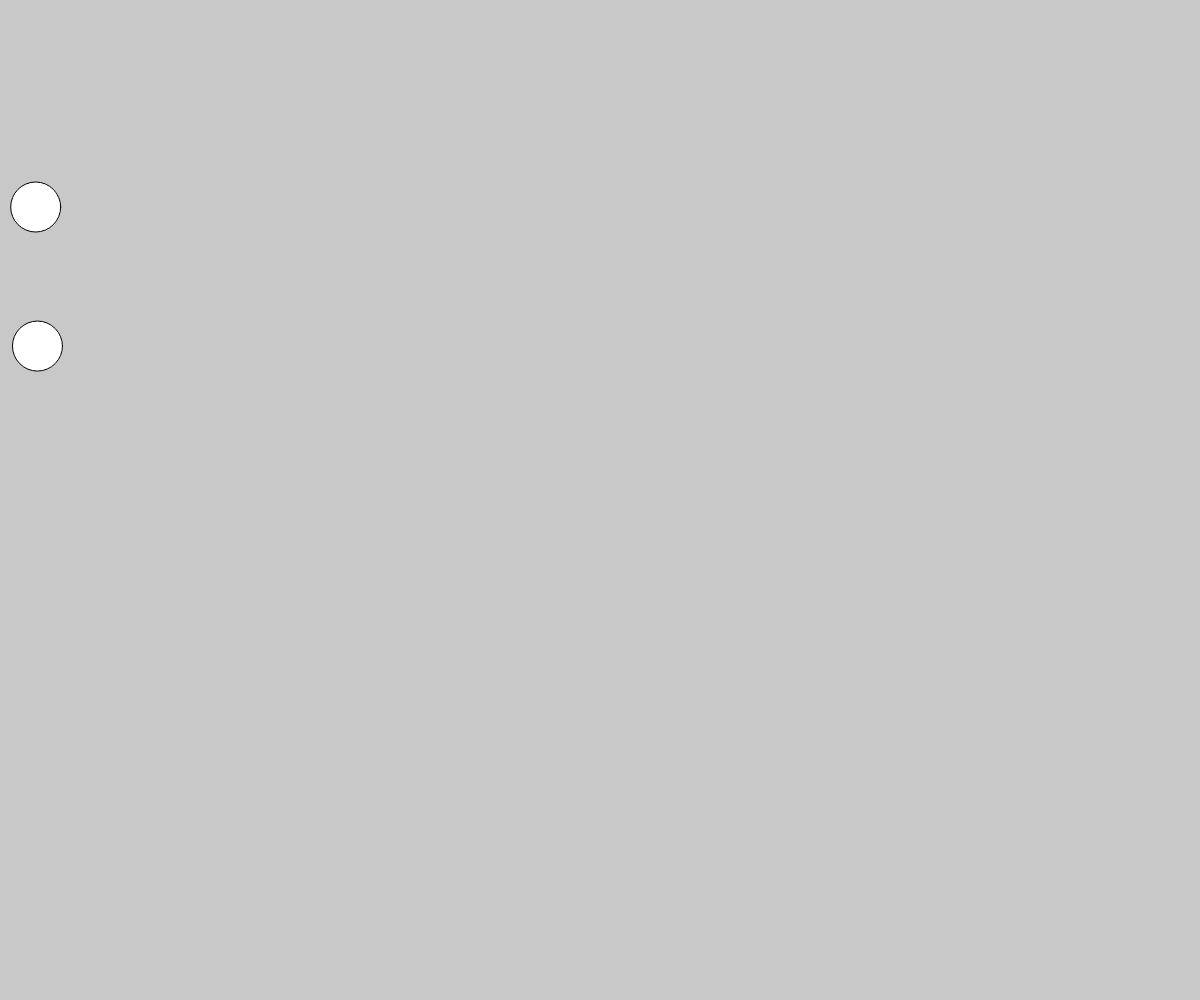
Frame 1 (no input)
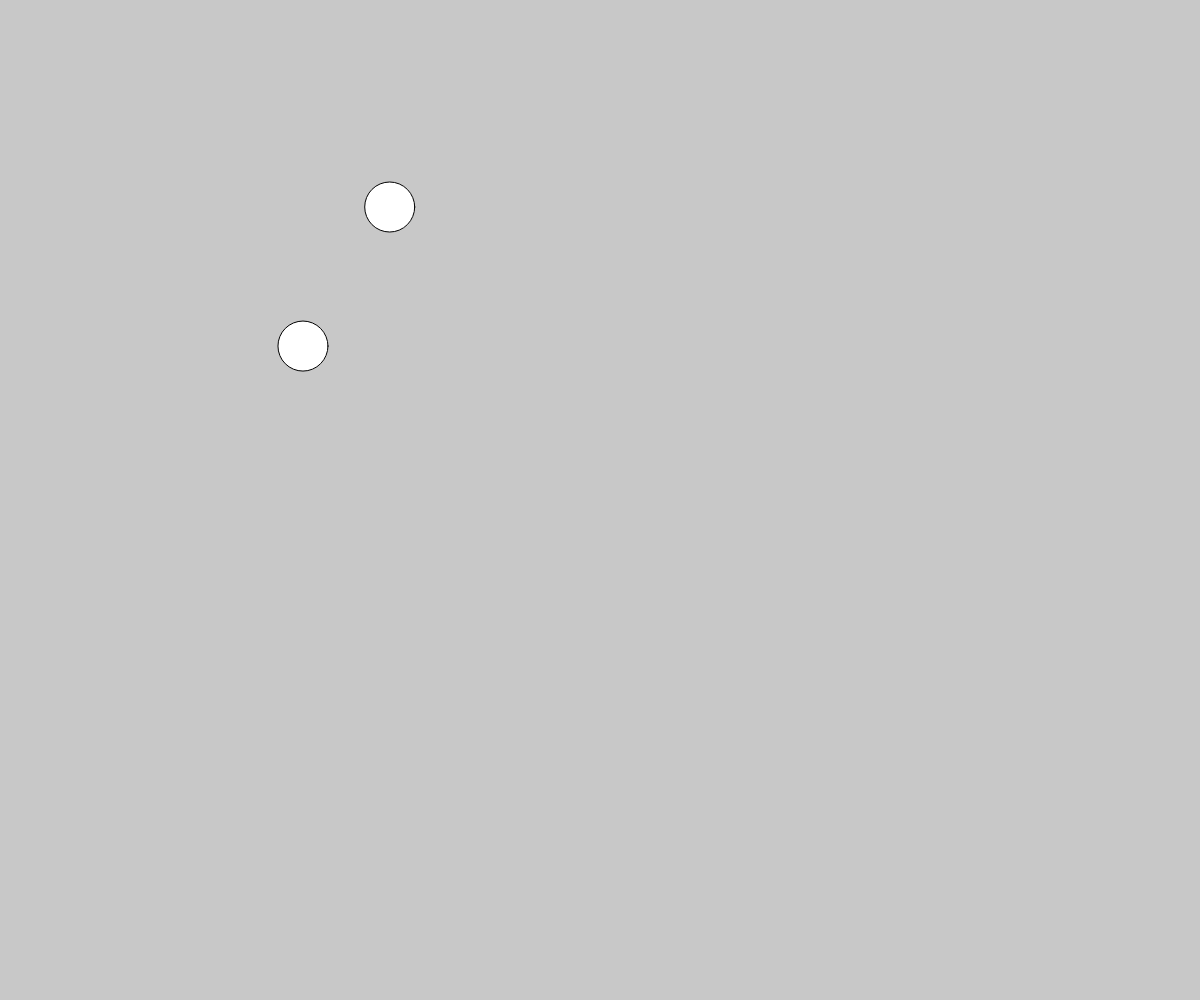
Frame 60 (no input)
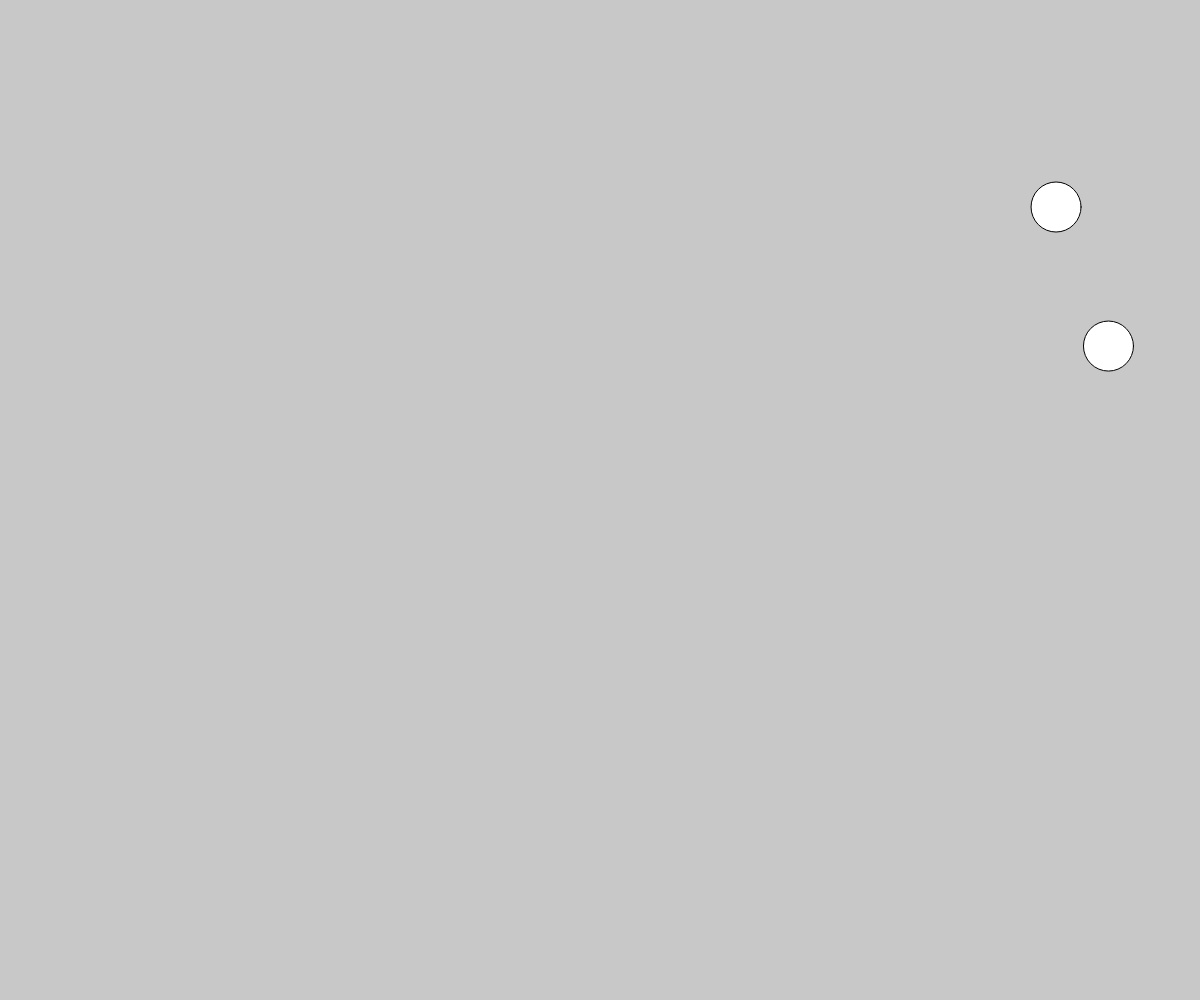
Frame 120 (the mouse pressed at the canvas centre since frame 60)

The p5.js sketch that drew these frames (run headless with seeded random() and noise() and a simulated clock; from frame 60 on, the mouse is pressed at the canvas centre):

// p5.js sketch
// ── sketch.js
let ball = []
function setup() {
  createCanvas(windowWidth, windowHeight);
  ball0 = {
    x: random(50),
    y: random(height),
    dx: 0,
  }
  ball1 = {
    x: random(50),
    y: random(height),
    dx: 0,
  }
}
function draw() {
  background(200);
  ball0.x += ball0.dx;
  ball0.dx += 0.20;
  circle(ball0.x, ball0.y, 50);
  ball1.x += ball1.dx;
  ball1.dx += 0.15;
  circle(ball1.x, ball1.y, 50);
  // if the object hits the bottom of the canvas
  // make it go up instead of down
  if (ball0.x >= width) {
    ball0.dx = -0.70 * ball0.dx;
  }
  if (ball1.x >= width) {
    ball1.dx = -0.95 * ball1.dx;
  }
}

class Ball {
  constructor(x) {
    this.x = x;
  }
  // containsPoint(x, y) {}
  // containsMouse() {}
  update() {
    // changes the properties
  }
  draw() {
    // renders the object
  }
}
